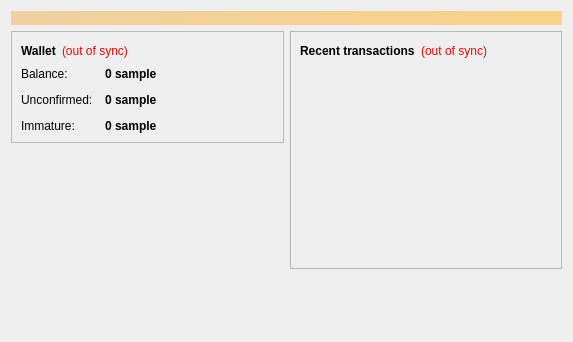
<?xml version="1.0" encoding="UTF-8"?>
<ui version="4.0">
 <class>OverviewPage</class>
 <widget class="QWidget" name="OverviewPage">
  <property name="geometry">
   <rect>
    <x>0</x>
    <y>0</y>
    <width>573</width>
    <height>342</height>
   </rect>
  </property>
  <property name="windowTitle">
   <string>Form</string>
  </property>
  <layout class="QVBoxLayout" name="topLayout">
   <item>
    <widget class="QLabel" name="labelAlerts">
     <property name="visible">
      <bool>false</bool>
     </property>
     <property name="styleSheet">
      <string notr="true">background-color: qlineargradient(x1: 0, y1: 0, x2: 1, y2: 0, stop:0 #F0D0A0, stop:1 #F8D488); color:#000000;</string>
     </property>
     <property name="wordWrap">
      <bool>true</bool>
     </property>
     <property name="margin">
      <number>3</number>
     </property>
    </widget>
   </item>
   <item>
    <layout class="QHBoxLayout" name="horizontalLayout" stretch="1,1">
     <item>
      <layout class="QVBoxLayout" name="verticalLayout_2">
       <item>
        <widget class="QFrame" name="frame">
         <property name="frameShape">
          <enum>QFrame::StyledPanel</enum>
         </property>
         <property name="frameShadow">
          <enum>QFrame::Raised</enum>
         </property>
         <layout class="QVBoxLayout" name="verticalLayout_4">
          <item>
           <layout class="QHBoxLayout" name="horizontalLayout_4">
            <item>
             <widget class="QLabel" name="label_5">
              <property name="font">
               <font>
                <weight>75</weight>
                <bold>true</bold>
               </font>
              </property>
              <property name="text">
               <string>Wallet</string>
              </property>
             </widget>
            </item>
            <item>
             <widget class="QLabel" name="labelWalletStatus">
              <property name="toolTip">
               <string>The displayed information may be out of date. Your wallet automatically synchronizes with the samplecoin network after a connection is established, but this process has not completed yet.</string>
              </property>
              <property name="styleSheet">
               <string notr="true">QLabel { color: red; }</string>
              </property>
              <property name="text">
               <string notr="true">(out of sync)</string>
              </property>
              <property name="alignment">
               <set>Qt::AlignLeading|Qt::AlignLeft|Qt::AlignVCenter</set>
              </property>
             </widget>
            </item>
            <item>
             <spacer name="horizontalSpacer_2">
              <property name="orientation">
               <enum>Qt::Horizontal</enum>
              </property>
              <property name="sizeHint" stdset="0">
               <size>
                <width>40</width>
                <height>20</height>
               </size>
              </property>
             </spacer>
            </item>
           </layout>
          </item>
          <item>
           <layout class="QFormLayout" name="formLayout_2">
            <property name="fieldGrowthPolicy">
             <enum>QFormLayout::AllNonFixedFieldsGrow</enum>
            </property>
            <property name="horizontalSpacing">
             <number>12</number>
            </property>
            <property name="verticalSpacing">
             <number>12</number>
            </property>
            <item row="0" column="0">
             <widget class="QLabel" name="label">
              <property name="text">
               <string>Balance:</string>
              </property>
             </widget>
            </item>
            <item row="0" column="1">
             <widget class="QLabel" name="labelBalance">
              <property name="font">
               <font>
                <weight>75</weight>
                <bold>true</bold>
               </font>
              </property>
              <property name="cursor">
               <cursorShape>IBeamCursor</cursorShape>
              </property>
              <property name="toolTip">
               <string>Your current balance</string>
              </property>
              <property name="text">
               <string notr="true">0 sample</string>
              </property>
              <property name="textInteractionFlags">
               <set>Qt::LinksAccessibleByMouse|Qt::TextSelectableByKeyboard|Qt::TextSelectableByMouse</set>
              </property>
             </widget>
            </item>
            <item row="1" column="0">
             <widget class="QLabel" name="label_3">
              <property name="text">
               <string>Unconfirmed:</string>
              </property>
             </widget>
            </item>
            <item row="1" column="1">
             <widget class="QLabel" name="labelUnconfirmed">
              <property name="font">
               <font>
                <weight>75</weight>
                <bold>true</bold>
               </font>
              </property>
              <property name="cursor">
               <cursorShape>IBeamCursor</cursorShape>
              </property>
              <property name="toolTip">
               <string>Total of transactions that have yet to be confirmed, and do not yet count toward the current balance</string>
              </property>
              <property name="text">
               <string notr="true">0 sample</string>
              </property>
              <property name="textInteractionFlags">
               <set>Qt::LinksAccessibleByMouse|Qt::TextSelectableByKeyboard|Qt::TextSelectableByMouse</set>
              </property>
             </widget>
            </item>
            <item row="2" column="0">
             <widget class="QLabel" name="labelImmatureText">
              <property name="text">
               <string>Immature:</string>
              </property>
             </widget>
            </item>
            <item row="2" column="1">
             <widget class="QLabel" name="labelImmature">
              <property name="font">
               <font>
                <weight>75</weight>
                <bold>true</bold>
               </font>
              </property>
              <property name="toolTip">
               <string>Mined balance that has not yet matured</string>
              </property>
              <property name="text">
               <string notr="true">0 sample</string>
              </property>
              <property name="textInteractionFlags">
               <set>Qt::LinksAccessibleByMouse|Qt::TextSelectableByKeyboard|Qt::TextSelectableByMouse</set>
              </property>
             </widget>
            </item>
           </layout>
          </item>
         </layout>
        </widget>
       </item>
       <item>
        <spacer name="verticalSpacer">
         <property name="orientation">
          <enum>Qt::Vertical</enum>
         </property>
         <property name="sizeHint" stdset="0">
          <size>
           <width>20</width>
           <height>40</height>
          </size>
         </property>
        </spacer>
       </item>
      </layout>
     </item>
     <item>
      <layout class="QVBoxLayout" name="verticalLayout_3">
       <item>
        <widget class="QFrame" name="frame_2">
         <property name="frameShape">
          <enum>QFrame::StyledPanel</enum>
         </property>
         <property name="frameShadow">
          <enum>QFrame::Raised</enum>
         </property>
         <layout class="QVBoxLayout" name="verticalLayout">
          <item>
           <layout class="QHBoxLayout" name="horizontalLayout_2">
            <item>
             <widget class="QLabel" name="label_4">
              <property name="text">
               <string>&lt;b&gt;Recent transactions&lt;/b&gt;</string>
              </property>
             </widget>
            </item>
            <item>
             <widget class="QLabel" name="labelTransactionsStatus">
              <property name="toolTip">
               <string>The displayed information may be out of date. Your wallet automatically synchronizes with the samplecoin network after a connection is established, but this process has not completed yet.</string>
              </property>
              <property name="styleSheet">
               <string notr="true">QLabel { color: red; }</string>
              </property>
              <property name="text">
               <string notr="true">(out of sync)</string>
              </property>
              <property name="alignment">
               <set>Qt::AlignRight|Qt::AlignTrailing|Qt::AlignVCenter</set>
              </property>
             </widget>
            </item>
            <item>
             <spacer name="horizontalSpacer">
              <property name="orientation">
               <enum>Qt::Horizontal</enum>
              </property>
              <property name="sizeHint" stdset="0">
               <size>
                <width>40</width>
                <height>20</height>
               </size>
              </property>
             </spacer>
            </item>
           </layout>
          </item>
          <item>
           <widget class="QListView" name="listTransactions">
            <property name="styleSheet">
             <string notr="true">QListView { background: transparent; }</string>
            </property>
            <property name="frameShape">
             <enum>QFrame::NoFrame</enum>
            </property>
            <property name="verticalScrollBarPolicy">
             <enum>Qt::ScrollBarAlwaysOff</enum>
            </property>
            <property name="horizontalScrollBarPolicy">
             <enum>Qt::ScrollBarAlwaysOff</enum>
            </property>
            <property name="selectionMode">
             <enum>QAbstractItemView::NoSelection</enum>
            </property>
           </widget>
          </item>
         </layout>
        </widget>
       </item>
       <item>
        <spacer name="verticalSpacer_2">
         <property name="orientation">
          <enum>Qt::Vertical</enum>
         </property>
         <property name="sizeHint" stdset="0">
          <size>
           <width>20</width>
           <height>40</height>
          </size>
         </property>
        </spacer>
       </item>
      </layout>
     </item>
    </layout>
   </item>
  </layout>
 </widget>
 <resources/>
 <connections/>
</ui>
